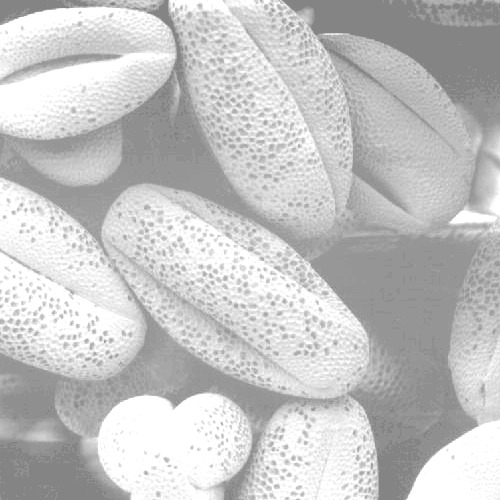
%> input picture Image Database/Fig0316(1)(top_left).tif, 500 x 500 px
$ octave histogram.m   (GNU Octave 9; MATLAB toolbox functions it lacks are replaced by stand-ins)
%> lines starting %> are read from the running program, lines starting %| are printed output that depends on the picture
% image histogram
% four basic image types :dark ,light , low contrast, high contrast and
% their corresponding histograms

i1=imread('C:\Users\Mainul Hassan\Documents\Image Database\Fig0316(1)(top_left).tif');
%> i1 is the input picture: size 500x500 uint8; min 132, max 255, mean 196.4
i2=imread('C:\Users\Mainul Hassan\Documents\Image Database\Fig0316(2)(2nd_from_top).tif');
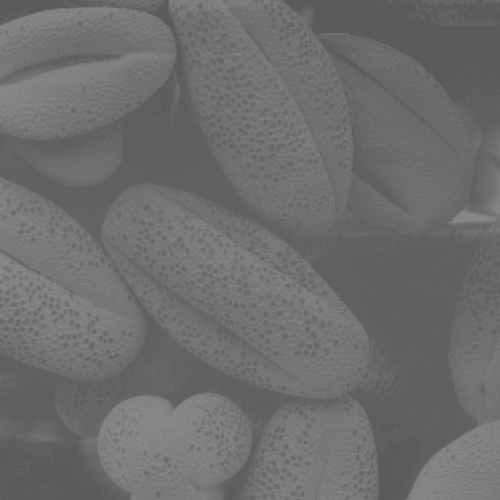
%> input picture Image Database/Fig0316(2)(2nd_from_top).tif, 500 x 500 px
%> i2 is the input picture: size 500x500 uint8; min 91, max 138, mean 109.1
i3=imread('C:\Users\Mainul Hassan\Documents\Image Database\Fig0316(3)(third_from_top).tif');
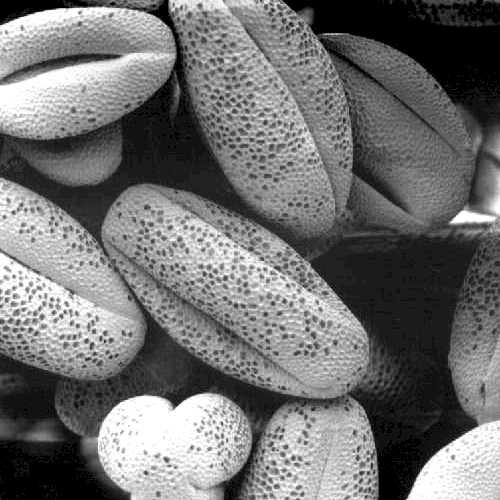
%> input picture Image Database/Fig0316(3)(third_from_top).tif, 500 x 500 px
%> i3 is the input picture: size 500x500 uint8; min 0, max 255, mean 113.2
i4=imread('C:\Users\Mainul Hassan\Documents\Image Database\Fig0316(4)(bottom_left).tif');
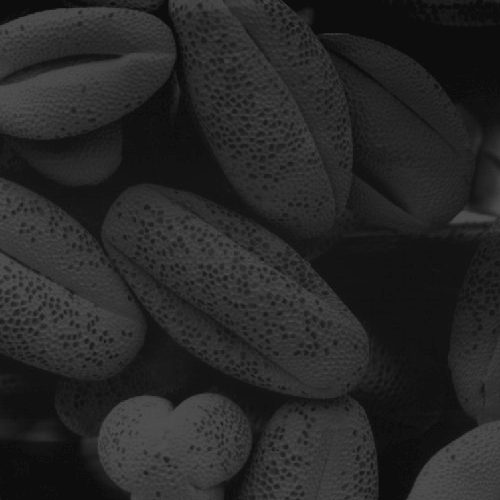
%> input picture Image Database/Fig0316(4)(bottom_left).tif, 500 x 500 px
%> i4 is the input picture: size 500x500 uint8; min 13, max 83, mean 38.7

subplot(4,2,1),imshow(i1),
subplot(4,2,2),imhist(i1);
title('Histogram of light image');
subplot(4,2,3),imshow(i2),
subplot(4,2,4),imhist(i2);
title('Histogram of low contrast image');
subplot(4,2,5),imshow(i3),
subplot(4,2,6),imhist(i3);
title('Histogram of high contrast image');
subplot(4,2,7),imshow(i4),
subplot(4,2,8),imhist(i4);
title('Histogram of dark image image');
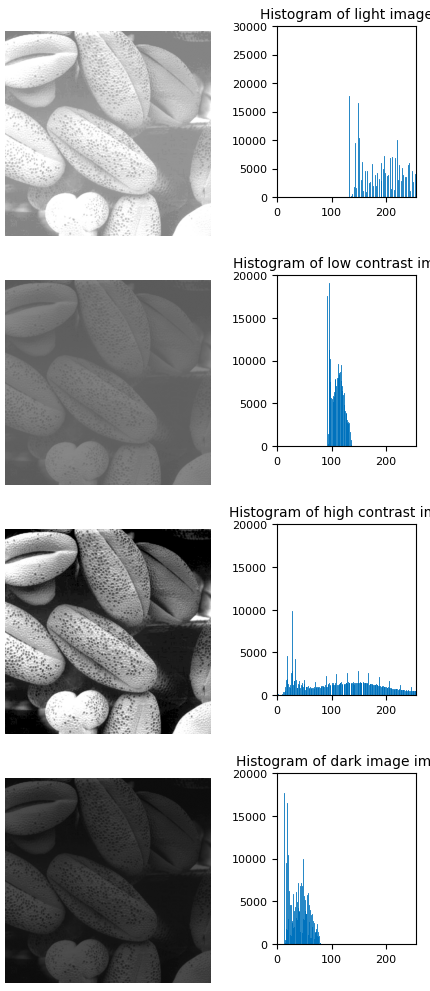
%> figure redrawn from the program's plot data, 8 panels
